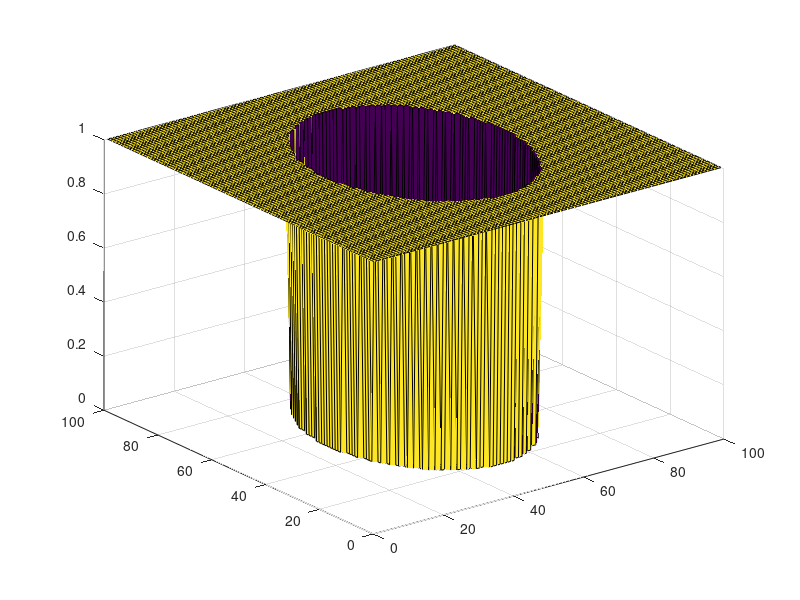
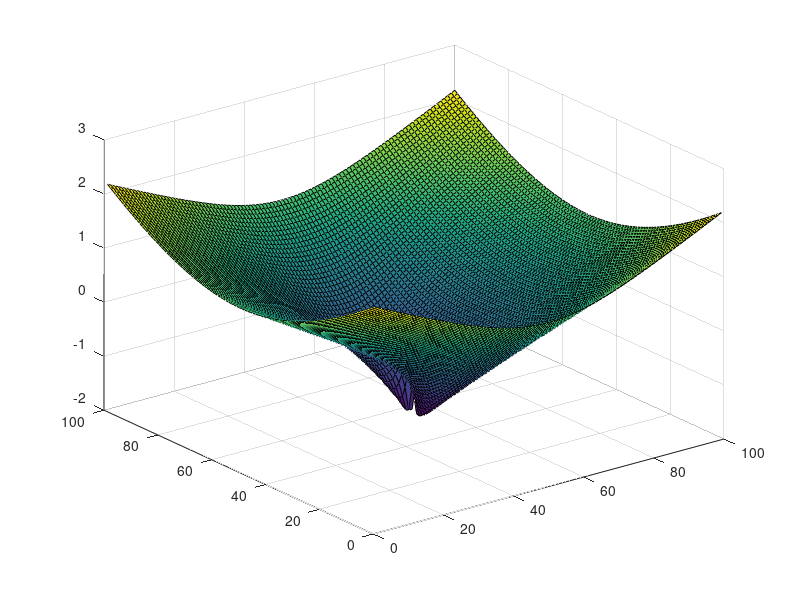
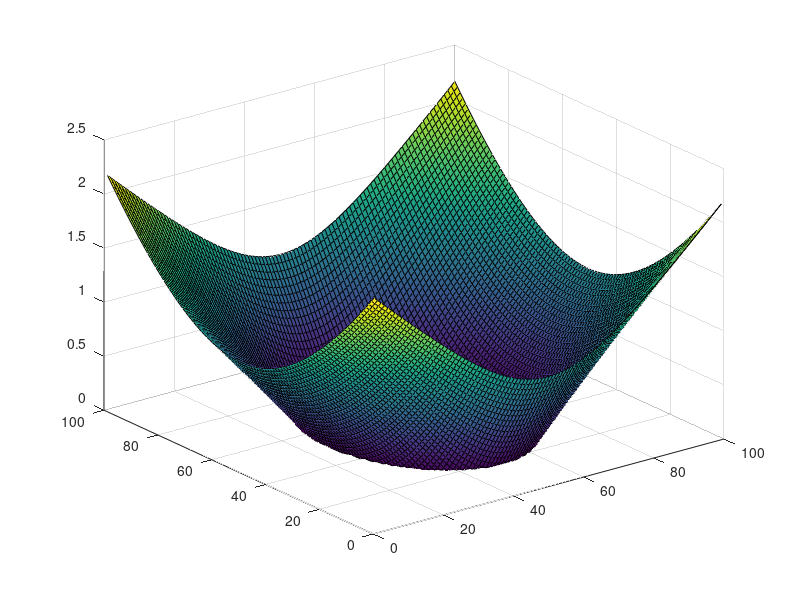
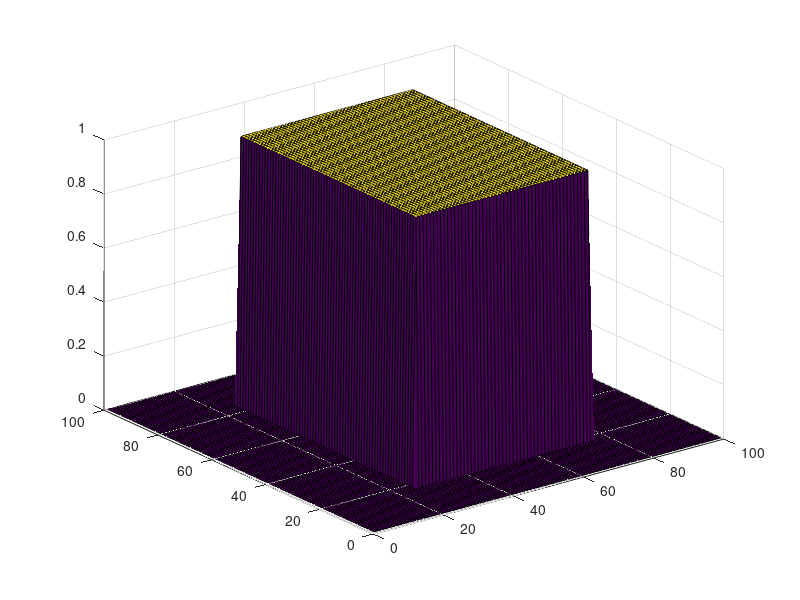

MATLAB code to generate these figures, in order:
xlin = linspace(-2,2,100);
ylin = linspace(-3,3,100);
[x,y] = meshgrid(xlin,ylin);
area = zeros(size(x));

% For elliptical
a = 1;
b = 2;
ellipse = area;
ellipse(((x.^2)/a^2 + (y.^2)/b^2) > 1) = 1;

figure
surf(ellipse)
figure
distanceFromEllipse = (1-(a*b)./sqrt(x.^2*b^2+y.^2*a^2)).*sqrt(x.^2+y.^2);
surf(distanceFromEllipse)

figure
ellipse(((x.^2)/a^2 + (y.^2)/b^2) > 1) = distanceFromEllipse(((x.^2)/a^2 + (y.^2)/b^2) > 1);
surf(ellipse)

% For rectangular
a = 1;
b = 2;
rectangle = area;
rectangle(abs(x)<a & abs(y)<b) = 1;

figure
surf(rectangle)

figure
distanceFromRectangle = sqrt(((abs(x)-a).*(abs(x)>a))+((abs(y)-b).*(abs(y)>b)));
surf(distanceFromRectangle)

figure
rectangle(abs(x)<a & abs(y)<b)  = distanceFromRectangle(abs(x)<a & abs(y)<b);
surf(rectangle)